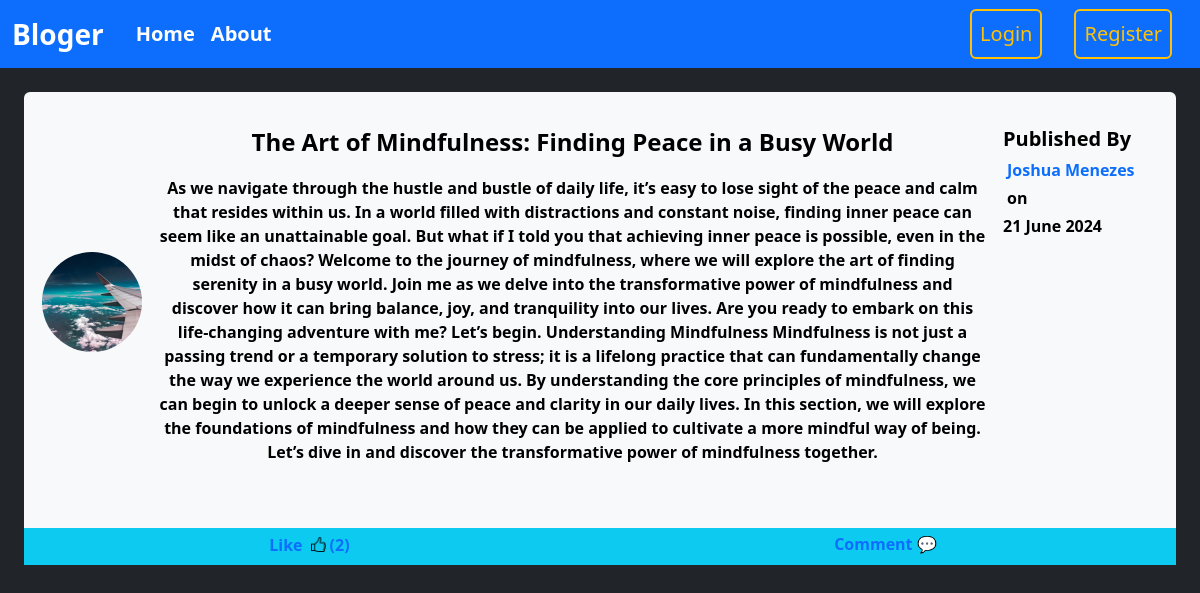
/post/1, run on the app's committed database.
### package/models.py (models this page shows, shortened)
class User(db.Model, UserMixin):
    id = db.Column(db.Integer, primary_key=True)
    username = db.Column(db.String(20), unique=True, nullable=False)
    email = db.Column(db.String(120), unique=True, nullable=False)
    image = db.Column(db.String(20), nullable=False, default="default.jpg")
    password = db.Column(db.String(60), nullable=False)
    posts = db.relationship("Post", backref="author", lazy=True)
    comments = db.relationship("Comment", backref="author", lazy=True)
    likes = db.relationship("Like", backref="user", lazy=True)

class Post(db.Model):
    id = db.Column(db.Integer, primary_key=True)
    title = db.Column(db.String(100), nullable=False)
    date_posted = db.Column(db.DateTime, nullable=False, default = datetime.utcnow)
    content = db.Column(db.Text, nullable=False)
    user_id = db.Column(db.Integer, db.ForeignKey("user.id"), nullable=False)
    comments = db.relationship("Comment", backref="post", lazy=True)
    likes = db.relationship("Like", backref="post", lazy="dynamic")

### package/posts/routes.py (the view)
@posts.route("/post/<int:id>", methods=["GET", "POST"])
def post(id):
    post = Post.query.get_or_404(id)
    like_post = Like.query.filter_by(p_id=id).all()
    return render_template("post.html", title=post.title, post=post, like_post=len(like_post))

### package/templates/post.html (shortened to what this page needs)
{% extends 'layouts.html' %}
{% block content %}
<div class="bg-light rounded text-black my-4 mx-3">
  <div class="container d-flex py-3 justify-content-center my-3 flex-md-row flex-column">
    <div class="d-flex align-items-center justify-content-center">
      <img class="rounded-circle" src="{{ url_for('static', filename='profile_pics/' + post.author.image) }}" style="width: 100px;  height: 100px;" />
    </div>
    <div class="flex-fill text-center mx-3 py-3">
      <p class="title fs-4 text-decoration-none text-black">{{ post.title }}</p>
      <p class="mt-3">{{ post.content }}</p>
    </div>
    <div class="d-flex flex-column pt-3" style="min-width: 155px;">
      <div class="d-flex flex-md-column justify-content-center flex-wrap">
        <p class="bold fw-4 fs-5 m-0">Published By</p>
        <a href="{{url_for("users.user_post", username=post.author.username)}}" class="text-decoration-none mx-1 pt-1">{{ post.author.username }}</a>
        <p class="m-0 pt-1 mx-1">on</p>
        <p class="pt-1 m-0">{{ post.date_posted.strftime('%d %B %Y') }}</p>
      </div>
    </div>
  </div>
  <div class="d-flex justify-content-around bg-info">
    <form method="post" action="{{url_for("posts.like_post", id=post.id)}}">
      {% if current_user.is_authenticated and post.has_liked(current_user)%}
      <button id="like" type="submit" class="bg-info border-0 text-primary pb-2 d-flex"><p class="pe-2 pt-1 m-0 fw-semibold">Like</p><img src="{{url_for("static", filename="icons/image2.png")}}" class="mt-2 me-1"  style="width: 15px; height: 15px;"></img><p class="pt-1 my-0 fw-semibold"> ({{like_post}})</p></button>
      {%  else %}
      <button  id="like" type="submit" class="bg-info border-0 text-primary pb-2 d-flex"><p class="pe-2 pt-1 m-0 fw-semibold">Like</p><img src="{{url_for("static", filename="icons/image.png")}}"  class="mt-2 me-1" style="width: 15px; height: 15px;"></img><p class="pt-1 my-0 fw-semibold"> ({{like_post}})</p></button>
      {% endif %}
    </form>
    <a href="{{url_for("comment.new_comment", p_id=post.id)}}" class="text-decoration-none pt-1">Comment 💬</a>
  </div>
</div>
{% endblock %}

### package/static/main.css (style rules this page uses)
body { margin: 0; padding: 0px 0px; height: 100vh; }

### data on the page
User: image (picture), author.username "Joshua Menezes"
Post: title "The Art of Mindfulness: Finding Peace in a Busy World", content "As we navigate through the hustle and bustle of daily life, it’s easy to lose sight of the peace and calm that resides within us. In a world filled with distractions and constant noise, finding inner peace can seem like an unattainable goal. But what if I told you that achieving inner peace is possible, even in the midst of chaos? Welcome to the journey of mindfulness, where we will explore the art of finding serenity in a busy world. Join me as we delve into the transformative power of mindfulness and discover how it can bring balance, joy, and tranquility into our lives. Are you ready to embark on this life-changing adventure with me? Let’s begin. Understanding Mindfulness Mindfulness is…", date_posted "21 June 2024"

### other printed values
{{ like_post }} "2"
